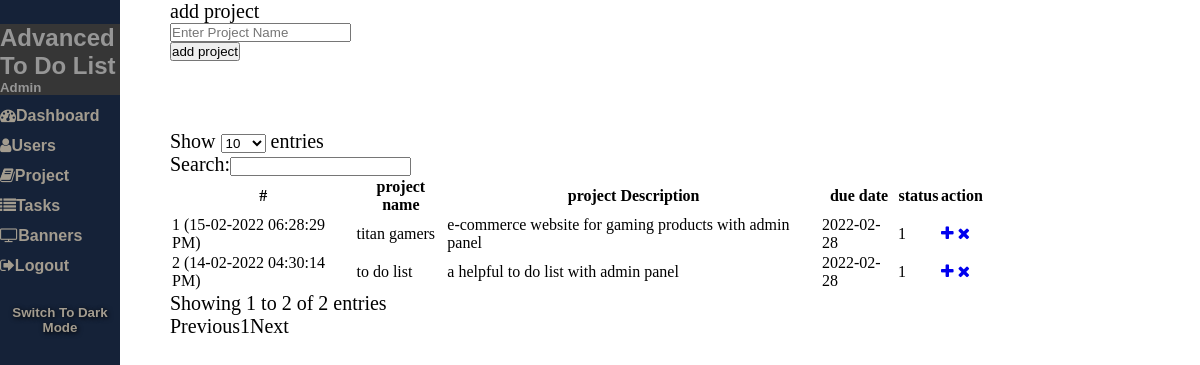
The app's page /admin/project.php, older data.
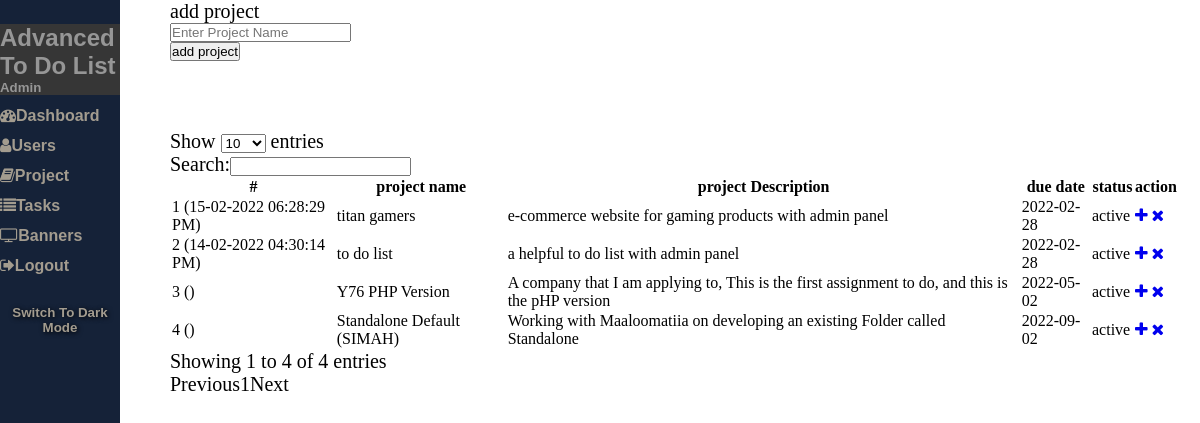
The same page, newer data.
### tables this page shows
CREATE TABLE `project` (
  `id` int(150) NOT NULL,
  `userToken` varchar(255) NOT NULL,
  `projectToken` varchar(255) NOT NULL,
  `projectName` varchar(255) NOT NULL,
  `projectDescription` longtext NOT NULL,
  `date` timestamp NOT NULL DEFAULT current_timestamp(),
  `updateDate` varchar(255) NOT NULL,
  `dueDate` varchar(255) NOT NULL,
  `status` varchar(255) NOT NULL
);

### admin/project.php (the view, shortened to what this page needs)
<?php
include 'db/connection.php';
?>
<html>
    <head>
          <link rel="stylesheet" href="https://cdnjs.cloudflare.com/ajax/libs/font-awesome/4.7.0/css/font-awesome.min.css">
          <link rel="stylesheet" type="text/css" href="https://cdn.datatables.net/v/dt/dt-1.11.4/datatables.min.css"/>
          <link href="./css/sidenav.css" rel="stylesheet"/>
    </head>
    <body>
<?php include 'includes/sidenav.inc.php'; ?>
<div class="main">
<form class="form" method="post" enctype="multipart/form-data">
  <div class="adminform_div">
    <label class="adminform_label" for="basicinput">add project</label><br>
    <input type="text" name="addProject" placeholder="Enter Project Name" class="adminform_input" >
  </div>
  <div class="adminform_div">
    <button type="submit" name="addProjectbtn" class="adminform_btn">add project</button>
  </div>
</form>
<br><br><br>
      <table id="datable">
        <thead>
            <tr>
              <th>#</th>
              <th>project name</th>
              <th>project Description</th>
              <th>due date</th>
              <th>status</th>
              <th>action</th>
            </tr>
        </thead>
        <tbody>
          <?php
          $query= mysqli_query($con,"select * from project");
          $cnt=1;
          while($row=mysqli_fetch_array($query)){
           ?>
          <tr>
            <td><?php echo htmlentities ($cnt);?></td>
            <td><?php echo htmlentities ($row['projectName']); ?></td>
            <td><?php echo htmlentities ($row['projectDescription']);?></td>
            <td><?php echo htmlentities ($row['updateDate']); ?></td>
            <td><?php echo htmlentities ($row['dueDate']); ?></td>
            <td><?php echo htmlentities ($row['status']); ?></td>
            <td>
              <a href="editproject.php?id=<?php echo $row['id']?>" ><i class="fa fa-plus"></i></a>
              <a name="deleteProject" href="project.php?id=<?php echo $row['id']?>&del=delete" onClick="return confirm('Are you sure you want to delete?')"><i class="fa fa-times"></i></a>
            </td>
          </tr>
        <?php $cnt++; } ?>
        </tbody>
      </table>
</div>
    </body>
</html>

### admin/includes/sidenav.inc.php (shortened to what this page needs)
<link href="./css/sidenav.css" rel="stylesheet"/>
<nav class="side-nav">
  <h1>advanced to do list</h1>
  <h5>admin</h5>
  <ul class="side-links">
    <li class="side-li"><a href="index.php"><i class="fa fa-dashboard"></i>dashboard</a></li>
    <li class="side-li"><a href="users.php"><i class="fa fa-user"></i>users</a></li>
    <li class="side-li"><a href="project.php"><i class="fa fa-book"></i>project</a></li>
    <li class="side-li"><a href="tasks.php"><i class="fa fa-list"></i>tasks</a></li>
    <li class="side-li"><a href="banners.php"><i class="fa fa-tv"></i>banners</a></li>
    <li class="side-li"><a href="logout-user.php"><i class="fa fa-sign-out"></i>logout</a></li>
    <li class="side-li"><a href="#"><i class="fa fa-dark"></i></a>
      <button class="dark_mode" onclick="switchDarkMode()">switch to dark mode</button>
    </li>
  </ul>
</nav>

### admin/css/sidenav.css (style rules this page uses)
* { margin: 0; padding: 0; box-sizing: border-box; }
.side-nav { background-color: #152238; color: #969696; width: 10%; height: 100%; font-weight: bolder; font-family: sans-serif; text-transform: capitalize; padding-top: 2%; left: 0; top: 0; display: block; position: fixed; }
nav, h1, h5 { background-color: #363636; }
nav li { margin-top: 10%; }
li { list-style: none; }
.side-nav a { text-decoration: none; color: #A39C8F; }
.dark_mode { border: 0px; background-color: #152238; color: #A39C8F; text-transform: capitalize; text-shadow: 1px 1px 5px black; font-family: sans-serif; font-weight: bolder; }
.main { margin-left: 160px; font-size: 20px; padding: 0px 10px; }

Row changes from the older to the newer data that the page shows:
changed project "titan gamers": status "1" → "active"
changed project "to do list": status "1" → "active"
added project: projectName "Y76 PHP Version", projectDescription "A company that I am applying to, This is the first assignment to do, and this is the pHP version", dueDate "2022-05-02", status "active"
added project: projectName "Standalone Default (SIMAH)", projectDescription "Working with Maaloomatiia on developing an existing Folder called Standalone", dueDate "2022-09-02", status "active"
Text that changed along with them:
text written by a page script: "Show entries Search: Showing 1 to 2 of 2 entries Previous 1 Next" → "Show entries Search: Showing 1 to 4 of 4 entries Previous 1 Next"
